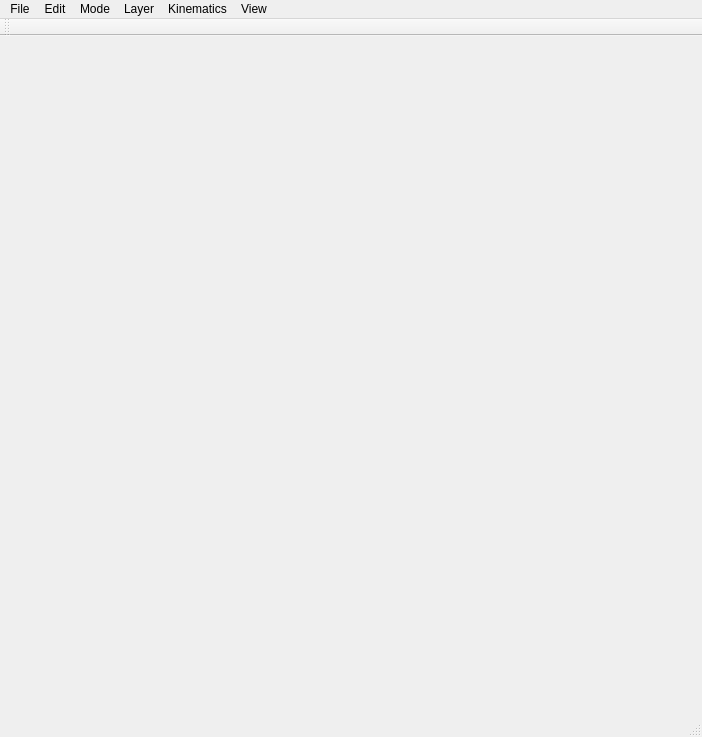
<?xml version="1.0" encoding="UTF-8"?>
<ui version="4.0">
 <class>MainWindowClass</class>
 <widget class="QMainWindow" name="MainWindowClass">
  <property name="geometry">
   <rect>
    <x>0</x>
    <y>0</y>
    <width>702</width>
    <height>737</height>
   </rect>
  </property>
  <property name="windowTitle">
   <string>Dynamic Object Design</string>
  </property>
  <widget class="QWidget" name="centralWidget"/>
  <widget class="QMenuBar" name="menuBar">
   <property name="geometry">
    <rect>
     <x>0</x>
     <y>0</y>
     <width>702</width>
     <height>21</height>
    </rect>
   </property>
   <widget class="QMenu" name="menuFile">
    <property name="title">
     <string>File</string>
    </property>
    <addaction name="actionNew"/>
    <addaction name="actionOpen"/>
    <addaction name="actionSave"/>
    <addaction name="separator"/>
    <addaction name="actionExit"/>
   </widget>
   <widget class="QMenu" name="menuTool">
    <property name="title">
     <string>Kinematics</string>
    </property>
    <addaction name="actionGenerateLinkageWattI"/>
    <addaction name="separator"/>
    <addaction name="actionRun"/>
    <addaction name="actionRunBackward"/>
    <addaction name="actionStop"/>
    <addaction name="separator"/>
    <addaction name="actionStepForward"/>
    <addaction name="actionStepBackward"/>
    <addaction name="separator"/>
    <addaction name="actionCollisionCheck"/>
   </widget>
   <widget class="QMenu" name="menuMode">
    <property name="title">
     <string>Mode</string>
    </property>
    <widget class="QMenu" name="menuFixed_Body">
     <property name="title">
      <string>Fixed Body</string>
     </property>
     <addaction name="actionFixedRectangle"/>
     <addaction name="actionFixedCircle"/>
     <addaction name="actionFixedPolygon"/>
    </widget>
    <widget class="QMenu" name="menuMoving_Body">
     <property name="title">
      <string>Moving Body</string>
     </property>
     <addaction name="actionMovingRectangle"/>
     <addaction name="actionMovingCircle"/>
     <addaction name="actionMovingPolygon"/>
    </widget>
    <addaction name="actionSelect"/>
    <addaction name="menuFixed_Body"/>
    <addaction name="menuMoving_Body"/>
    <addaction name="separator"/>
    <addaction name="actionLinkageRegion"/>
    <addaction name="separator"/>
    <addaction name="actionKinematics"/>
   </widget>
   <widget class="QMenu" name="menuLayer">
    <property name="title">
     <string>Layer</string>
    </property>
    <addaction name="actionAddLayer"/>
    <addaction name="actionInsertLayer"/>
    <addaction name="actionDeleteLayer"/>
    <addaction name="separator"/>
   </widget>
   <widget class="QMenu" name="menuEdit">
    <property name="title">
     <string>Edit</string>
    </property>
    <addaction name="actionUndo"/>
    <addaction name="actionRedo"/>
    <addaction name="separator"/>
    <addaction name="actionCopy"/>
    <addaction name="actionPaste"/>
    <addaction name="separator"/>
    <addaction name="actionDelete"/>
    <addaction name="actionSelectAll"/>
   </widget>
   <widget class="QMenu" name="menuView">
    <property name="title">
     <string>View</string>
    </property>
    <addaction name="actionShowSolutions"/>
    <addaction name="actionShowGridLines"/>
    <addaction name="actionShowInputPoses"/>
    <addaction name="actionShowLinkage"/>
   </widget>
   <addaction name="menuFile"/>
   <addaction name="menuEdit"/>
   <addaction name="menuMode"/>
   <addaction name="menuLayer"/>
   <addaction name="menuTool"/>
   <addaction name="menuView"/>
  </widget>
  <widget class="QToolBar" name="mainToolBar">
   <attribute name="toolBarArea">
    <enum>TopToolBarArea</enum>
   </attribute>
   <attribute name="toolBarBreak">
    <bool>false</bool>
   </attribute>
  </widget>
  <widget class="QStatusBar" name="statusBar"/>
  <action name="actionExit">
   <property name="text">
    <string>Exit</string>
   </property>
  </action>
  <action name="actionRun">
   <property name="icon">
    <iconset>
     <normaloff>Resources/run.png</normaloff>Resources/run.png</iconset>
   </property>
   <property name="text">
    <string>Run</string>
   </property>
  </action>
  <action name="actionStop">
   <property name="icon">
    <iconset>
     <normaloff>Resources/stop.png</normaloff>Resources/stop.png</iconset>
   </property>
   <property name="text">
    <string>Stop</string>
   </property>
  </action>
  <action name="actionStepForward">
   <property name="icon">
    <iconset>
     <normaloff>Resources/step_forward.png</normaloff>Resources/step_forward.png</iconset>
   </property>
   <property name="text">
    <string>Step Forward</string>
   </property>
   <property name="shortcut">
    <string>Right</string>
   </property>
  </action>
  <action name="actionStepBackward">
   <property name="icon">
    <iconset>
     <normaloff>Resources/step_backward.png</normaloff>Resources/step_backward.png</iconset>
   </property>
   <property name="text">
    <string>Step Backward</string>
   </property>
   <property name="shortcut">
    <string>Left</string>
   </property>
  </action>
  <action name="actionOpen">
   <property name="icon">
    <iconset>
     <normaloff>Resources/open.png</normaloff>Resources/open.png</iconset>
   </property>
   <property name="text">
    <string>Open</string>
   </property>
   <property name="shortcut">
    <string>Ctrl+O</string>
   </property>
  </action>
  <action name="actionShowCenterPointCurve">
   <property name="checkable">
    <bool>true</bool>
   </property>
   <property name="text">
    <string>Show Center Point Curve</string>
   </property>
  </action>
  <action name="actionShowCirclePointCurve">
   <property name="checkable">
    <bool>true</bool>
   </property>
   <property name="text">
    <string>Show Circle Point Curve</string>
   </property>
  </action>
  <action name="actionSelect">
   <property name="checkable">
    <bool>true</bool>
   </property>
   <property name="icon">
    <iconset>
     <normaloff>Resources/select.png</normaloff>Resources/select.png</iconset>
   </property>
   <property name="text">
    <string>Select</string>
   </property>
  </action>
  <action name="actionRectangle">
   <property name="checkable">
    <bool>true</bool>
   </property>
   <property name="text">
    <string>Rectangle</string>
   </property>
  </action>
  <action name="actionPolygon">
   <property name="checkable">
    <bool>true</bool>
   </property>
   <property name="text">
    <string>Polygon</string>
   </property>
  </action>
  <action name="actionLayer1">
   <property name="checkable">
    <bool>true</bool>
   </property>
   <property name="text">
    <string>Layer 1</string>
   </property>
  </action>
  <action name="actionLayer2">
   <property name="checkable">
    <bool>true</bool>
   </property>
   <property name="text">
    <string>Layer 2</string>
   </property>
  </action>
  <action name="actionNew">
   <property name="icon">
    <iconset>
     <normaloff>Resources/new.png</normaloff>Resources/new.png</iconset>
   </property>
   <property name="text">
    <string>New</string>
   </property>
   <property name="shortcut">
    <string>Ctrl+N</string>
   </property>
  </action>
  <action name="actionSave">
   <property name="icon">
    <iconset>
     <normaloff>Resources/save.png</normaloff>Resources/save.png</iconset>
   </property>
   <property name="text">
    <string>Save</string>
   </property>
   <property name="shortcut">
    <string>Ctrl+S</string>
   </property>
  </action>
  <action name="actionKinematics">
   <property name="checkable">
    <bool>true</bool>
   </property>
   <property name="text">
    <string>Kinematics</string>
   </property>
  </action>
  <action name="actionLayer3">
   <property name="checkable">
    <bool>true</bool>
   </property>
   <property name="text">
    <string>Layer 3</string>
   </property>
  </action>
  <action name="actionCalculateSolution4RLinkage">
   <property name="text">
    <string>Calculate Solution for 4R Linkage</string>
   </property>
  </action>
  <action name="actionCollisionCheck">
   <property name="checkable">
    <bool>true</bool>
   </property>
   <property name="text">
    <string>Collision Check</string>
   </property>
  </action>
  <action name="actionUndo">
   <property name="icon">
    <iconset>
     <normaloff>Resources/undo.png</normaloff>Resources/undo.png</iconset>
   </property>
   <property name="text">
    <string>Undo</string>
   </property>
   <property name="shortcut">
    <string>Ctrl+Z</string>
   </property>
  </action>
  <action name="actionRedo">
   <property name="icon">
    <iconset>
     <normaloff>Resources/redo.png</normaloff>Resources/redo.png</iconset>
   </property>
   <property name="text">
    <string>Redo</string>
   </property>
   <property name="shortcut">
    <string>Ctrl+Y</string>
   </property>
  </action>
  <action name="actionCopy">
   <property name="icon">
    <iconset>
     <normaloff>Resources/copy.png</normaloff>Resources/copy.png</iconset>
   </property>
   <property name="text">
    <string>Copy</string>
   </property>
   <property name="shortcut">
    <string>Ctrl+C</string>
   </property>
  </action>
  <action name="actionPaste">
   <property name="icon">
    <iconset>
     <normaloff>Resources/paste.png</normaloff>Resources/paste.png</iconset>
   </property>
   <property name="text">
    <string>Paste</string>
   </property>
   <property name="shortcut">
    <string>Ctrl+V</string>
   </property>
  </action>
  <action name="actionDelete">
   <property name="icon">
    <iconset>
     <normaloff>Resources/delete.png</normaloff>Resources/delete.png</iconset>
   </property>
   <property name="text">
    <string>Delete</string>
   </property>
   <property name="shortcut">
    <string>Del</string>
   </property>
  </action>
  <action name="actionSelectAll">
   <property name="text">
    <string>Select All</string>
   </property>
   <property name="shortcut">
    <string>Ctrl+A</string>
   </property>
  </action>
  <action name="actionRunBackward">
   <property name="text">
    <string>Run Backward</string>
   </property>
  </action>
  <action name="actionCircle">
   <property name="checkable">
    <bool>true</bool>
   </property>
   <property name="text">
    <string>Circle</string>
   </property>
  </action>
  <action name="actionOptions">
   <property name="text">
    <string>Options</string>
   </property>
  </action>
  <action name="actionLinkageRegion">
   <property name="checkable">
    <bool>true</bool>
   </property>
   <property name="icon">
    <iconset>
     <normaloff>Resources/linkage_region.png</normaloff>Resources/linkage_region.png</iconset>
   </property>
   <property name="text">
    <string>Linkage Region</string>
   </property>
  </action>
  <action name="actionLinkageAvoidance">
   <property name="checkable">
    <bool>true</bool>
   </property>
   <property name="text">
    <string>Linkage Avoidance</string>
   </property>
  </action>
  <action name="actionCircularRepeat">
   <property name="text">
    <string>Circular Repeat</string>
   </property>
  </action>
  <action name="actionCalculateSolutionSliderCrank">
   <property name="text">
    <string>Calculate Solutions for Slider Crank</string>
   </property>
  </action>
  <action name="actionAddLayer">
   <property name="text">
    <string>Add Layer</string>
   </property>
  </action>
  <action name="actionInsertLayer">
   <property name="text">
    <string>Insert Layer</string>
   </property>
  </action>
  <action name="actionDebug">
   <property name="text">
    <string>Debug</string>
   </property>
  </action>
  <action name="actionDeleteLayer">
   <property name="text">
    <string>Delete Layer</string>
   </property>
  </action>
  <action name="actionGenerateLinkageWattI">
   <property name="icon">
    <iconset>
     <normaloff>Resources/watt_i_linkage.png</normaloff>Resources/watt_i_linkage.png</iconset>
   </property>
   <property name="text">
    <string>Calculate Solutions for Watt I</string>
   </property>
  </action>
  <action name="actionTest">
   <property name="text">
    <string>Test</string>
   </property>
  </action>
  <action name="actionFixedRectangle">
   <property name="checkable">
    <bool>true</bool>
   </property>
   <property name="icon">
    <iconset>
     <normaloff>Resources/fixed_rectangle.png</normaloff>Resources/fixed_rectangle.png</iconset>
   </property>
   <property name="text">
    <string>Rectangle</string>
   </property>
  </action>
  <action name="actionFixedCircle">
   <property name="checkable">
    <bool>true</bool>
   </property>
   <property name="icon">
    <iconset>
     <normaloff>Resources/fixed_circle.png</normaloff>Resources/fixed_circle.png</iconset>
   </property>
   <property name="text">
    <string>Circle</string>
   </property>
  </action>
  <action name="actionFixedPolygon">
   <property name="checkable">
    <bool>true</bool>
   </property>
   <property name="icon">
    <iconset>
     <normaloff>Resources/fixed_polygon.png</normaloff>Resources/fixed_polygon.png</iconset>
   </property>
   <property name="text">
    <string>Polygon</string>
   </property>
  </action>
  <action name="actionMovingRectangle">
   <property name="checkable">
    <bool>true</bool>
   </property>
   <property name="icon">
    <iconset>
     <normaloff>Resources/moving_rectangle.png</normaloff>Resources/moving_rectangle.png</iconset>
   </property>
   <property name="text">
    <string>Rectangle</string>
   </property>
  </action>
  <action name="actionMovingCircle">
   <property name="checkable">
    <bool>true</bool>
   </property>
   <property name="icon">
    <iconset>
     <normaloff>Resources/moving_circle.png</normaloff>Resources/moving_circle.png</iconset>
   </property>
   <property name="text">
    <string>Circle</string>
   </property>
  </action>
  <action name="actionMovingPolygon">
   <property name="checkable">
    <bool>true</bool>
   </property>
   <property name="icon">
    <iconset>
     <normaloff>Resources/moving_polygon.png</normaloff>Resources/moving_polygon.png</iconset>
   </property>
   <property name="text">
    <string>Polygon</string>
   </property>
  </action>
  <action name="actionShowSolutions">
   <property name="checkable">
    <bool>true</bool>
   </property>
   <property name="text">
    <string>Show Solutions</string>
   </property>
  </action>
  <action name="actionShowGridLines">
   <property name="checkable">
    <bool>true</bool>
   </property>
   <property name="checked">
    <bool>true</bool>
   </property>
   <property name="text">
    <string>Show Grid Lines</string>
   </property>
  </action>
  <action name="actionShowInputPoses">
   <property name="checkable">
    <bool>true</bool>
   </property>
   <property name="checked">
    <bool>true</bool>
   </property>
   <property name="text">
    <string>Show Input Poses</string>
   </property>
  </action>
  <action name="actionShowLinkage">
   <property name="checkable">
    <bool>true</bool>
   </property>
   <property name="checked">
    <bool>true</bool>
   </property>
   <property name="text">
    <string>Show Linkage</string>
   </property>
  </action>
 </widget>
 <layoutdefault spacing="6" margin="11"/>
 <resources>
  <include location="MainWindow.qrc"/>
 </resources>
 <connections/>
</ui>
